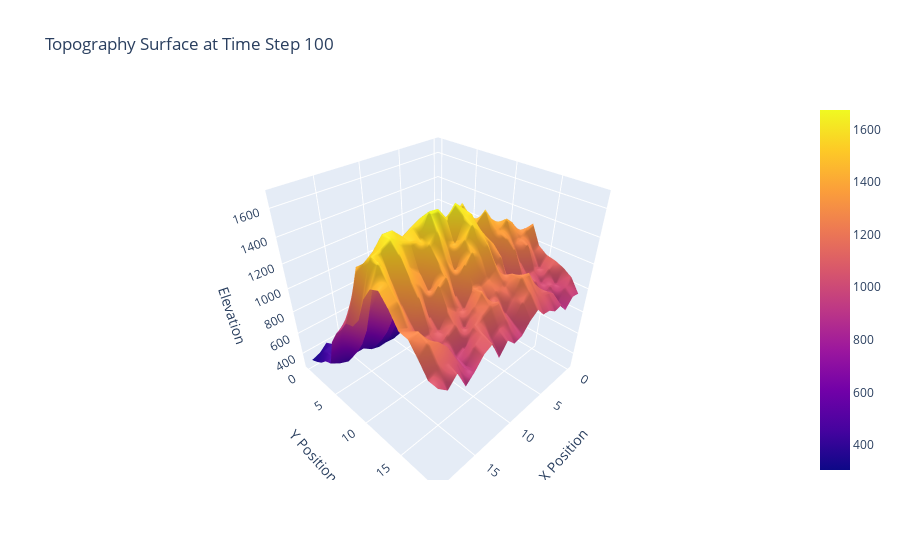

Source (notebook cell):
### Code cell
import plotly.graph_objects as go
import numpy as np

# Select data at a specific time step
time_step = 100
elevation = out_ds_S1['topography__elevation'].isel(time=time_step).values

# Create a 3D surface plot
x = np.arange(elevation.shape[1])
y = np.arange(elevation.shape[0])
X, Y = np.meshgrid(x, y)

fig = go.Figure(data=[go.Surface(z=elevation, x=X, y=Y)])
fig.update_layout(
    title=f'Topography Surface at Time Step {time_step}',
    scene=dict(
        xaxis_title='X Position',
        yaxis_title='Y Position',
        zaxis_title='Elevation'
    )
)
fig.show()

### Figure 1 — Plotly figure (JSON) as saved in the notebook; plotly's stock layout.template omitted (floating-point values rounded to 4 significant figures; data arrays with more than 128 entries replaced by an {"elided": "..."} marker saying what was removed)
{"data": [{"type": "surface", "x": {"elided": "20x20 int values"}, "y": {"elided": "20x20 int values"}, "z": {"elided": "20x20 float values"}}], "layout": {"scene": {"xaxis": {"title": {"text": "X Position"}}, "yaxis": {"title": {"text": "Y Position"}}, "zaxis": {"title": {"text": "Elevation"}}}, "title": {"text": "Topography Surface at Time Step 100"}}}
